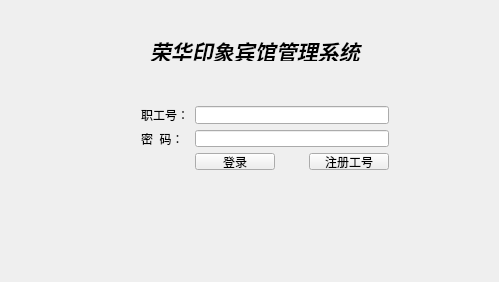
<?xml version="1.0" encoding="UTF-8"?>
<ui version="4.0">
 <class>Hotel</class>
 <widget class="QWidget" name="Hotel">
  <property name="geometry">
   <rect>
    <x>0</x>
    <y>0</y>
    <width>499</width>
    <height>282</height>
   </rect>
  </property>
  <property name="minimumSize">
   <size>
    <width>499</width>
    <height>282</height>
   </size>
  </property>
  <property name="maximumSize">
   <size>
    <width>499</width>
    <height>282</height>
   </size>
  </property>
  <property name="windowTitle">
   <string>Hotel</string>
  </property>
  <property name="styleSheet">
   <string notr="true"/>
  </property>
  <widget class="QLabel" name="label_3">
   <property name="geometry">
    <rect>
     <x>150</x>
     <y>40</y>
     <width>223</width>
     <height>21</height>
    </rect>
   </property>
   <property name="font">
    <font>
     <family>方正等线</family>
     <pointsize>16</pointsize>
     <weight>75</weight>
     <italic>true</italic>
     <bold>true</bold>
     <underline>false</underline>
    </font>
   </property>
   <property name="styleSheet">
    <string notr="true"/>
   </property>
   <property name="text">
    <string>荣华印象宾馆管理系统</string>
   </property>
  </widget>
  <widget class="QWidget" name="layoutWidget">
   <property name="geometry">
    <rect>
     <x>130</x>
     <y>95</y>
     <width>270</width>
     <height>86</height>
    </rect>
   </property>
   <layout class="QGridLayout" name="gridLayout">
    <item row="0" column="0">
     <widget class="QLabel" name="UserIdLabel">
      <property name="text">
       <string>职工号：</string>
      </property>
     </widget>
    </item>
    <item row="0" column="1" colspan="3">
     <widget class="QLineEdit" name="UserIdEdit"/>
    </item>
    <item row="1" column="0">
     <widget class="QLabel" name="PasswordLabel">
      <property name="text">
       <string>密  码：</string>
      </property>
     </widget>
    </item>
    <item row="1" column="1" colspan="3">
     <widget class="QLineEdit" name="PasswordEdit">
      <property name="echoMode">
       <enum>QLineEdit::Password</enum>
      </property>
     </widget>
    </item>
    <item row="2" column="0">
     <spacer name="horizontalSpacer">
      <property name="orientation">
       <enum>Qt::Horizontal</enum>
      </property>
      <property name="sizeHint" stdset="0">
       <size>
        <width>40</width>
        <height>20</height>
       </size>
      </property>
     </spacer>
    </item>
    <item row="2" column="1">
     <widget class="QPushButton" name="LoginButton">
      <property name="styleSheet">
       <string notr="true"/>
      </property>
      <property name="text">
       <string>登录</string>
      </property>
     </widget>
    </item>
    <item row="2" column="2">
     <spacer name="horizontalSpacer_2">
      <property name="orientation">
       <enum>Qt::Horizontal</enum>
      </property>
      <property name="sizeHint" stdset="0">
       <size>
        <width>40</width>
        <height>20</height>
       </size>
      </property>
     </spacer>
    </item>
    <item row="2" column="3">
     <widget class="QPushButton" name="NumberButton">
      <property name="enabled">
       <bool>true</bool>
      </property>
      <property name="cursor">
       <cursorShape>ArrowCursor</cursorShape>
      </property>
      <property name="text">
       <string>注册工号</string>
      </property>
     </widget>
    </item>
   </layout>
  </widget>
 </widget>
 <layoutdefault spacing="6" margin="11"/>
 <resources/>
 <connections/>
</ui>
